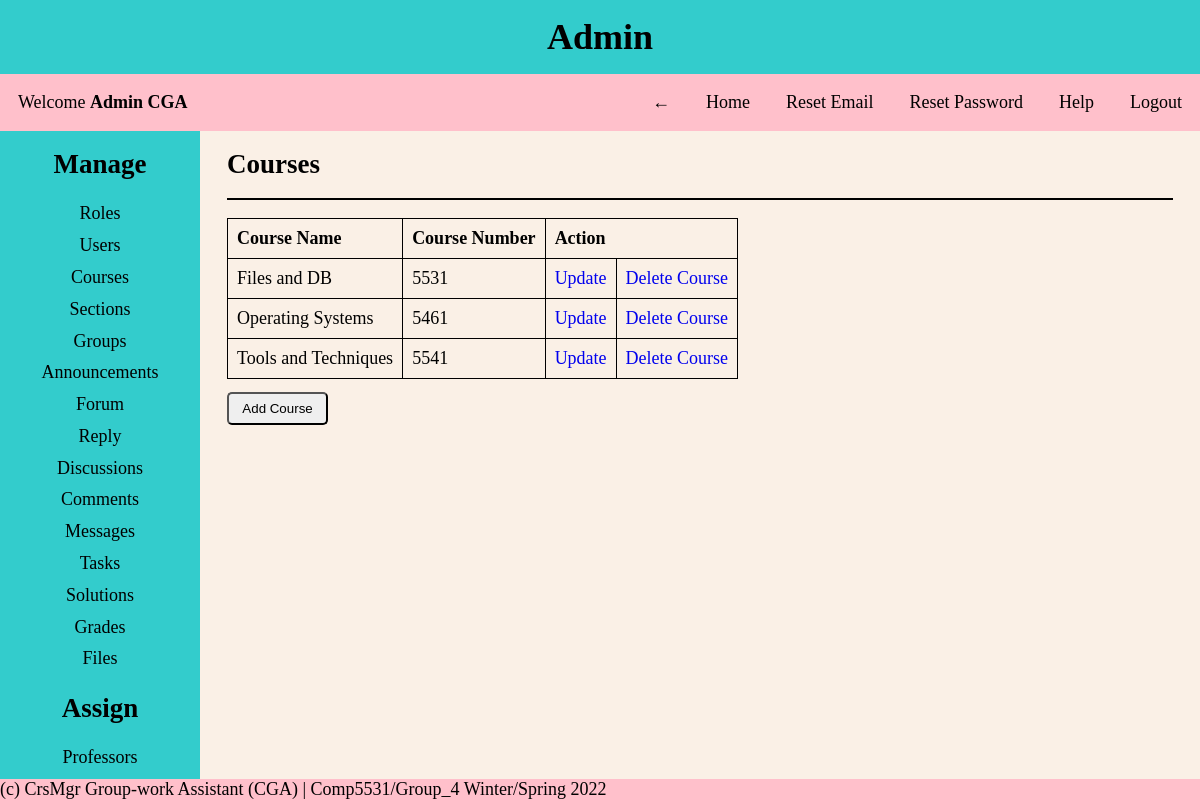
The app's page /pages/admin.php?page=courses (signed in) with its own data.
### tables this page shows
CREATE TABLE Course
(
  course_id INT NOT NULL AUTO_INCREMENT PRIMARY KEY,
  course_name VARCHAR(30) NOT NULL UNIQUE,
  course_number INT NOT NULL UNIQUE
);

### helper/functions.php (called while the page is built, shortened)
<?php
function isAdmin()
{
    if (isset($_SESSION['role_id']) && $_SESSION['role_id'] == 1) {
        return true;
    }
    return false;
}

### CRUD/courses.php (the view, shortened to what this page needs)
<div class="content-body">
    <?php
    $query = "SELECT * FROM course ORDER BY course_id ASC";
    $results = mysqli_query($conn, $query);
    ?>
    <h2>Courses</h2>
    <hr>
    <table>
        <thead>
            <tr>
                <th>Course Name</th>
                <th>Course Number</th>
                <?php isAdmin() ? print '<th colspan="2">Action</th>' : ''; ?>
            </tr>
        </thead>
        <tbody>
            <?php
            foreach ($results as $row) {
                $id = $row['course_id'];
                $course_name = $row['course_name'];
                $course_number = $row['course_number'];
            ?>
                <tr>
                    <td><?= $course_name ?></td>
                    <td><?= $course_number ?></td>
                    <?php if (isAdmin()) {
                        echo '<td><a href="?page=courses&update_view=true&update_id=' . $id . '">Update</a></td>';
                        echo "<td><a href='?page=courses&delete_id=" . $id . "' onclick='return confirm(&quot;Are you sure you want to delete?&quot;)'>Delete Course</a></td>";
                    } ?>
                </tr>
            <?php
            }
            ?>
        </tbody>
    </table>
    <?php if (isAdmin()) { ?>
        <a href="?page=courses&add_view=true">
            <button>Add Course</button>
        </a>
    <?php } ?>
</div>

### styles/style.css (style rules this page uses)
* { margin: 0; padding: 0; box-sizing: border-box; }
body { background-color: #faf0e6; font-family: 'Times New Roman', Times, serif; font-size: large; }
a { text-decoration: none; }
hr { border: 1px solid black; margin: 1em 0; }
.content-body { padding: 0 0.5em; text-align: left; }
table, th, td { border: 1px solid; border-collapse: collapse; text-align: left; padding: 0.5em; }
td { max-width: 250px; overflow: hidden; text-overflow: ellipsis; white-space: nowrap; }
button { padding: 0.5em 1em; border-radius: 5px; margin: 1em 0 auto; }

### records on screen
course: course_name "Files and DB", course_number "5531"
course: course_name "Operating Systems", course_number "5461"
course: course_name "Tools and Techniques", course_number "5541"

### other values on screen
$role_name "Admin"
$name "Admin CGA"
